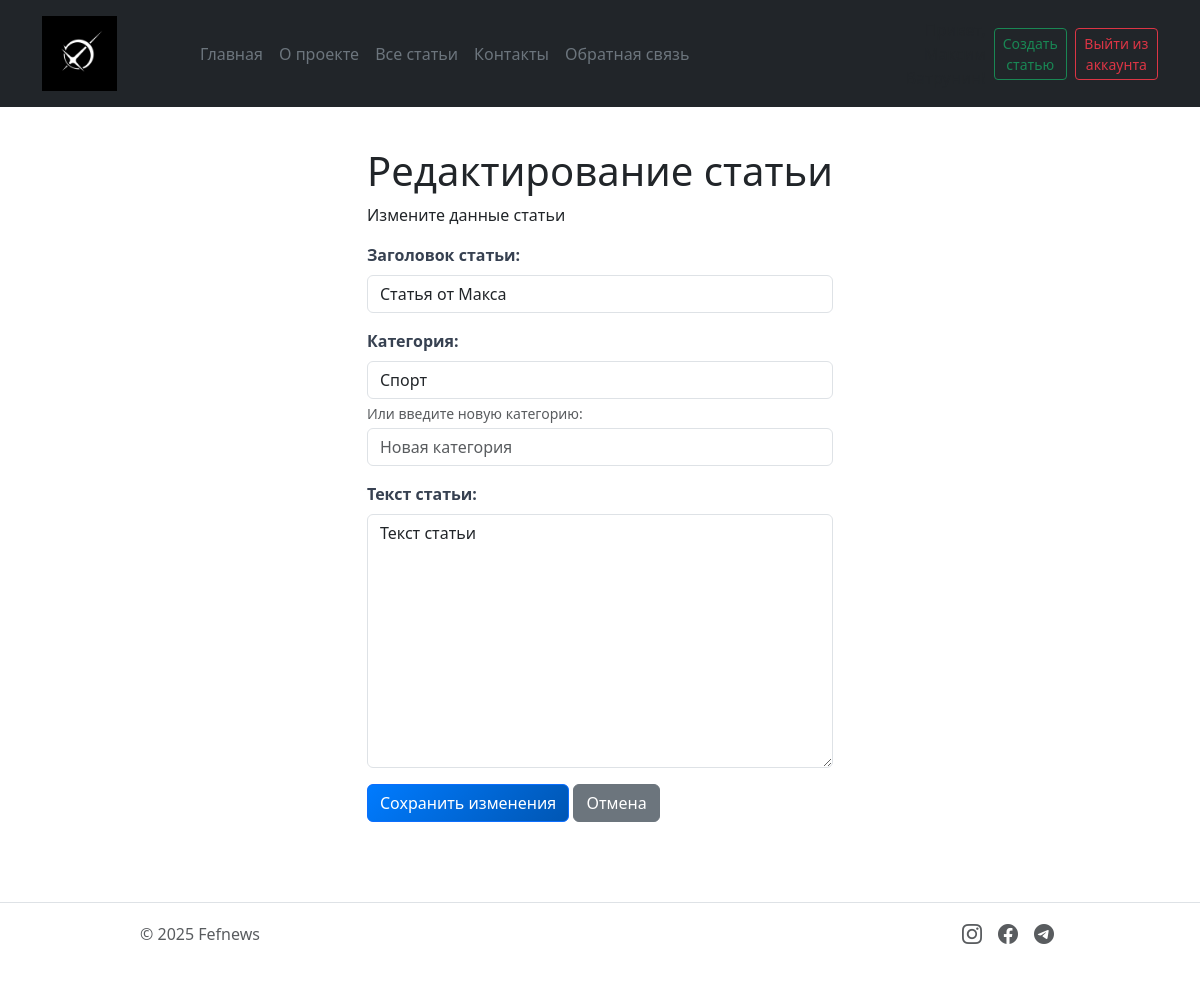
The app's page /edit-article/4 (signed in) with its own data.
### models.py (models this page shows)
class Article(db.Model):
    __tablename__ = 'article'
    id = db.Column(db.Integer, primary_key=True)
    title = db.Column(db.String(200), nullable=False)
    text = db.Column(db.Text, nullable=False)
    created_date = db.Column(db.DateTime, default=datetime.now)
    user_id = db.Column(db.Integer, db.ForeignKey('user.id'), nullable=False)
    category = db.Column(db.String(50), nullable=False, default='general')
    comments = db.relationship('Comment', backref='article', lazy=True, cascade='all, delete-orphan')

### app.py (the view, shortened to what this page needs)
@app.route('/edit-article/<int:id>', methods=['POST', 'GET'])
@login_required
def edit_article(id):
    article = Article.query.get_or_404(id)
    if article.author != current_user:
        flash('У вас нет прав для редактирования этой статьи!', 'danger')
        return redirect(url_for('news', id=id))
    return render_template('edit_article.html', article=article)

### app.py (called while the page is built)
@login_manager.user_loader
def load_user(user_id):
    return User.query.get(int(user_id))

def get_categories():
    categories = db.session.query(Article.category).distinct().all()
    return [category[0] for category in categories]

@app.context_processor
def inject_today():
    return {'today': datetime.now().date()}

@app.context_processor
def inject_categories():
    categories = get_categories()
    return {'categories': categories}

@app.context_processor
def inject_current_user():
    return {'current_user': current_user}

### templates/edit_article.html (shortened to what this page needs)
{% extends 'base.html' %}
{% block content %}
<div class="container">
	<h1>Редактирование статьи</h1>
	<p>Измените данные статьи</p>
	<form name="edit_article" method="POST">
		<div class="form-list">
			<div class="mb-3">
				<label class="form-label">Заголовок статьи:</label>
				<input class="form-control {% if errors and errors.title %}is-invalid{% endif %}" type="text"
					name="title" maxlength="200" value="{{ article.title if article else (title if title else '') }}">
			</div>
			<div class="mb-3">
				<label class="form-label">Категория:</label>
				<select class="form-control {% if errors and errors.category %}is-invalid{% endif %}" name="category">
					{% for cat in categories %}
					<option value="{{ cat }}" {% if (article.category if article else category)==cat %}selected{% endif
						%}>
						{{ cat }}
					</option>
					{% endfor %}
				</select>
				<div class="form-text">
					Или введите новую категорию:
					<input type="text" class="form-control mt-1" name="new_category" placeholder="Новая категория">
				</div>
			</div>
			<div class="mb-3">
				<label class="form-label">Текст статьи:</label>
				<textarea class="form-control {% if errors and errors.text %}is-invalid{% endif %}" name="text"
					rows="10">{{ article.text if article else (text if text else '') }}</textarea>
			</div>
			<div class="mb-3">
				<button type="submit" class="btn btn-primary">Сохранить изменения</button>
				<a href="{{ url_for('news', id=article.id) }}" class="btn btn-secondary">Отмена</a>
			</div>
		</div>
	</form>
</div>
{% endblock %}

### static/css_styles/feedback.css (style rules this page uses)
.form-label { font-weight: 600; color: #374151; margin-bottom: 0.5rem; }
.form-control { border: 2px solid #e5e7eb; border-radius: 8px; padding: 0.75rem 1rem; transition: all 0.3s ease; }
.btn-primary { background: linear-gradient(135deg, #007bff 0%, #0056b3 100%); border: none; border-radius: 8px; padding: 0.75rem 2rem; font-weight: 600; transition: all 0.3s ease; }

### records on screen
Article: title "Статья от Макса", category "Спорт", text "Текст статьи"
